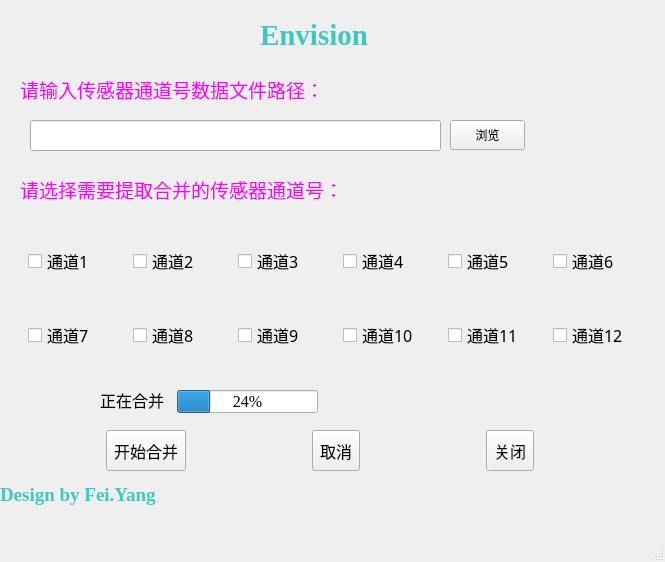
<?xml version="1.0" encoding="UTF-8"?>
<ui version="4.0">
 <class>MainWindow</class>
 <widget class="QMainWindow" name="MainWindow">
  <property name="geometry">
   <rect>
    <x>0</x>
    <y>0</y>
    <width>665</width>
    <height>562</height>
   </rect>
  </property>
  <property name="maximumSize">
   <size>
    <width>1677720</width>
    <height>1677721</height>
   </size>
  </property>
  <property name="cursor">
   <cursorShape>ArrowCursor</cursorShape>
  </property>
  <property name="windowTitle">
   <string>MainWindow</string>
  </property>
  <property name="windowOpacity">
   <double>7.000000000000000</double>
  </property>
  <property name="tabShape">
   <enum>QTabWidget::Triangular</enum>
  </property>
  <property name="dockNestingEnabled">
   <bool>true</bool>
  </property>
  <property name="unifiedTitleAndToolBarOnMac">
   <bool>true</bool>
  </property>
  <widget class="QWidget" name="centralwidget">
   <widget class="QLabel" name="label">
    <property name="geometry">
     <rect>
      <x>20</x>
      <y>160</y>
      <width>321</width>
      <height>60</height>
     </rect>
    </property>
    <property name="font">
     <font>
      <family>黑体</family>
      <pointsize>14</pointsize>
     </font>
    </property>
    <property name="text">
     <string>&lt;html&gt;&lt;head/&gt;&lt;body&gt;&lt;p&gt;&lt;span style=&quot; color:#ff00ff;&quot;&gt;请选择需要提取合并的传感器通道号：&lt;/span&gt;&lt;/p&gt;&lt;/body&gt;&lt;/html&gt;</string>
    </property>
   </widget>
   <widget class="QWidget" name="layoutWidget">
    <property name="geometry">
     <rect>
      <x>20</x>
      <y>220</y>
      <width>631</width>
      <height>151</height>
     </rect>
    </property>
    <layout class="QVBoxLayout" name="verticalLayout">
     <property name="spacing">
      <number>28</number>
     </property>
     <property name="leftMargin">
      <number>8</number>
     </property>
     <property name="topMargin">
      <number>10</number>
     </property>
     <property name="rightMargin">
      <number>21</number>
     </property>
     <property name="bottomMargin">
      <number>5</number>
     </property>
     <item>
      <layout class="QHBoxLayout" name="horizontalLayout">
       <item>
        <widget class="QCheckBox" name="checkBox_1">
         <property name="font">
          <font>
           <family>黑体</family>
           <pointsize>12</pointsize>
          </font>
         </property>
         <property name="text">
          <string>通道1</string>
         </property>
        </widget>
       </item>
       <item>
        <widget class="QCheckBox" name="checkBox_2">
         <property name="font">
          <font>
           <family>黑体</family>
           <pointsize>12</pointsize>
          </font>
         </property>
         <property name="text">
          <string>通道2</string>
         </property>
        </widget>
       </item>
       <item>
        <widget class="QCheckBox" name="checkBox_3">
         <property name="font">
          <font>
           <family>黑体</family>
           <pointsize>12</pointsize>
          </font>
         </property>
         <property name="text">
          <string>通道3</string>
         </property>
        </widget>
       </item>
       <item>
        <widget class="QCheckBox" name="checkBox_4">
         <property name="font">
          <font>
           <family>黑体</family>
           <pointsize>12</pointsize>
          </font>
         </property>
         <property name="text">
          <string>通道4</string>
         </property>
        </widget>
       </item>
       <item>
        <widget class="QCheckBox" name="checkBox_5">
         <property name="font">
          <font>
           <family>黑体</family>
           <pointsize>12</pointsize>
          </font>
         </property>
         <property name="text">
          <string>通道5</string>
         </property>
        </widget>
       </item>
       <item>
        <widget class="QCheckBox" name="checkBox_6">
         <property name="font">
          <font>
           <family>黑体</family>
           <pointsize>12</pointsize>
          </font>
         </property>
         <property name="text">
          <string>通道6</string>
         </property>
        </widget>
       </item>
      </layout>
     </item>
     <item>
      <layout class="QHBoxLayout" name="horizontalLayout_2">
       <item>
        <widget class="QCheckBox" name="checkBox_7">
         <property name="font">
          <font>
           <family>黑体</family>
           <pointsize>12</pointsize>
          </font>
         </property>
         <property name="text">
          <string>通道7</string>
         </property>
        </widget>
       </item>
       <item>
        <widget class="QCheckBox" name="checkBox_8">
         <property name="font">
          <font>
           <family>黑体</family>
           <pointsize>12</pointsize>
          </font>
         </property>
         <property name="text">
          <string>通道8</string>
         </property>
        </widget>
       </item>
       <item>
        <widget class="QCheckBox" name="checkBox_9">
         <property name="font">
          <font>
           <family>黑体</family>
           <pointsize>12</pointsize>
          </font>
         </property>
         <property name="text">
          <string>通道9</string>
         </property>
        </widget>
       </item>
       <item>
        <widget class="QCheckBox" name="checkBox_10">
         <property name="font">
          <font>
           <family>黑体</family>
           <pointsize>12</pointsize>
          </font>
         </property>
         <property name="text">
          <string>通道10</string>
         </property>
        </widget>
       </item>
       <item>
        <widget class="QCheckBox" name="checkBox_11">
         <property name="font">
          <font>
           <family>黑体</family>
           <pointsize>12</pointsize>
          </font>
         </property>
         <property name="text">
          <string>通道11</string>
         </property>
        </widget>
       </item>
       <item>
        <widget class="QCheckBox" name="checkBox_12">
         <property name="font">
          <font>
           <family>黑体</family>
           <pointsize>12</pointsize>
          </font>
         </property>
         <property name="text">
          <string>通道12</string>
         </property>
        </widget>
       </item>
      </layout>
     </item>
    </layout>
   </widget>
   <widget class="QLabel" name="label_2">
    <property name="geometry">
     <rect>
      <x>260</x>
      <y>10</y>
      <width>111</width>
      <height>51</height>
     </rect>
    </property>
    <property name="palette">
     <palette>
      <active>
       <colorrole role="LinkVisited">
        <brush brushstyle="SolidPattern">
         <color alpha="255">
          <red>255</red>
          <green>170</green>
          <blue>127</blue>
         </color>
        </brush>
       </colorrole>
      </active>
      <inactive>
       <colorrole role="LinkVisited">
        <brush brushstyle="SolidPattern">
         <color alpha="255">
          <red>255</red>
          <green>170</green>
          <blue>127</blue>
         </color>
        </brush>
       </colorrole>
      </inactive>
      <disabled>
       <colorrole role="LinkVisited">
        <brush brushstyle="SolidPattern">
         <color alpha="255">
          <red>255</red>
          <green>170</green>
          <blue>127</blue>
         </color>
        </brush>
       </colorrole>
      </disabled>
     </palette>
    </property>
    <property name="font">
     <font>
      <family>Times New Roman</family>
      <pointsize>20</pointsize>
     </font>
    </property>
    <property name="toolTipDuration">
     <number>-2</number>
    </property>
    <property name="autoFillBackground">
     <bool>true</bool>
    </property>
    <property name="midLineWidth">
     <number>4</number>
    </property>
    <property name="text">
     <string>&lt;html&gt;&lt;head/&gt;&lt;body&gt;&lt;p&gt;&lt;span style=&quot; font-size:22pt; font-weight:600; color:#3ec8bf;&quot;&gt;Envision&lt;/span&gt;&lt;/p&gt;&lt;/body&gt;&lt;/html&gt;</string>
    </property>
    <property name="scaledContents">
     <bool>true</bool>
    </property>
   </widget>
   <widget class="QLabel" name="label_3">
    <property name="geometry">
     <rect>
      <x>0</x>
      <y>480</y>
      <width>161</width>
      <height>31</height>
     </rect>
    </property>
    <property name="font">
     <font>
      <family>Times New Roman</family>
      <pointsize>12</pointsize>
      <weight>75</weight>
      <bold>true</bold>
     </font>
    </property>
    <property name="autoFillBackground">
     <bool>false</bool>
    </property>
    <property name="frameShadow">
     <enum>QFrame::Raised</enum>
    </property>
    <property name="lineWidth">
     <number>2</number>
    </property>
    <property name="text">
     <string>&lt;html&gt;&lt;head/&gt;&lt;body&gt;&lt;p&gt;&lt;span style=&quot; font-size:14pt; color:#3ec8bf;&quot;&gt;Design by Fei.Yang&lt;/span&gt;&lt;/p&gt;&lt;/body&gt;&lt;/html&gt;</string>
    </property>
   </widget>
   <widget class="QLineEdit" name="lineEdit">
    <property name="geometry">
     <rect>
      <x>30</x>
      <y>120</y>
      <width>411</width>
      <height>31</height>
     </rect>
    </property>
   </widget>
   <widget class="QLabel" name="label_4">
    <property name="geometry">
     <rect>
      <x>20</x>
      <y>60</y>
      <width>321</width>
      <height>60</height>
     </rect>
    </property>
    <property name="font">
     <font>
      <family>黑体</family>
      <pointsize>14</pointsize>
     </font>
    </property>
    <property name="text">
     <string>&lt;html&gt;&lt;head/&gt;&lt;body&gt;&lt;p&gt;&lt;span style=&quot; color:#ff00ff;&quot;&gt;请输入传感器通道号数据文件路径：&lt;/span&gt;&lt;/p&gt;&lt;/body&gt;&lt;/html&gt;</string>
    </property>
   </widget>
   <widget class="QPushButton" name="search_file_addr">
    <property name="geometry">
     <rect>
      <x>450</x>
      <y>120</y>
      <width>75</width>
      <height>30</height>
     </rect>
    </property>
    <property name="text">
     <string>浏览</string>
    </property>
   </widget>
   <widget class="QWidget" name="layoutWidget">
    <property name="geometry">
     <rect>
      <x>90</x>
      <y>430</y>
      <width>461</width>
      <height>41</height>
     </rect>
    </property>
    <layout class="QHBoxLayout" name="horizontalLayout_3">
     <property name="spacing">
      <number>120</number>
     </property>
     <property name="leftMargin">
      <number>10</number>
     </property>
     <property name="topMargin">
      <number>0</number>
     </property>
     <property name="rightMargin">
      <number>10</number>
     </property>
     <property name="bottomMargin">
      <number>0</number>
     </property>
     <item>
      <widget class="QToolButton" name="all_choose">
       <property name="maximumSize">
        <size>
         <width>16777215</width>
         <height>16777209</height>
        </size>
       </property>
       <property name="font">
        <font>
         <family>黑体</family>
         <pointsize>12</pointsize>
        </font>
       </property>
       <property name="text">
        <string>开始合并</string>
       </property>
       <property name="popupMode">
        <enum>QToolButton::InstantPopup</enum>
       </property>
      </widget>
     </item>
     <item>
      <widget class="QToolButton" name="cancel_choice">
       <property name="maximumSize">
        <size>
         <width>16777215</width>
         <height>16777209</height>
        </size>
       </property>
       <property name="font">
        <font>
         <family>黑体</family>
         <pointsize>12</pointsize>
        </font>
       </property>
       <property name="text">
        <string>取消</string>
       </property>
       <property name="popupMode">
        <enum>QToolButton::InstantPopup</enum>
       </property>
      </widget>
     </item>
     <item>
      <widget class="QToolButton" name="close_program">
       <property name="maximumSize">
        <size>
         <width>16777215</width>
         <height>16777209</height>
        </size>
       </property>
       <property name="font">
        <font>
         <family>黑体</family>
         <pointsize>12</pointsize>
        </font>
       </property>
       <property name="text">
        <string>关闭</string>
       </property>
       <property name="popupMode">
        <enum>QToolButton::InstantPopup</enum>
       </property>
      </widget>
     </item>
    </layout>
   </widget>
   <widget class="QProgressBar" name="progressBar">
    <property name="geometry">
     <rect>
      <x>177</x>
      <y>390</y>
      <width>141</width>
      <height>23</height>
     </rect>
    </property>
    <property name="font">
     <font>
      <family>Times New Roman</family>
      <pointsize>12</pointsize>
     </font>
    </property>
    <property name="value">
     <number>24</number>
    </property>
   </widget>
   <widget class="QLabel" name="label_5">
    <property name="geometry">
     <rect>
      <x>100</x>
      <y>390</y>
      <width>71</width>
      <height>20</height>
     </rect>
    </property>
    <property name="font">
     <font>
      <family>黑体</family>
      <pointsize>12</pointsize>
     </font>
    </property>
    <property name="text">
     <string>正在合并</string>
    </property>
   </widget>
  </widget>
  <widget class="QMenuBar" name="menubar">
   <property name="geometry">
    <rect>
     <x>0</x>
     <y>0</y>
     <width>665</width>
     <height>23</height>
    </rect>
   </property>
  </widget>
  <widget class="QStatusBar" name="statusbar"/>
 </widget>
 <resources/>
 <connections>
  <connection>
   <sender>close_program</sender>
   <signal>clicked()</signal>
   <receiver>MainWindow</receiver>
   <slot>close()</slot>
   <hints>
    <hint type="sourcelabel">
     <x>538</x>
     <y>449</y>
    </hint>
    <hint type="destinationlabel">
     <x>587</x>
     <y>481</y>
    </hint>
   </hints>
  </connection>
 </connections>
</ui>
